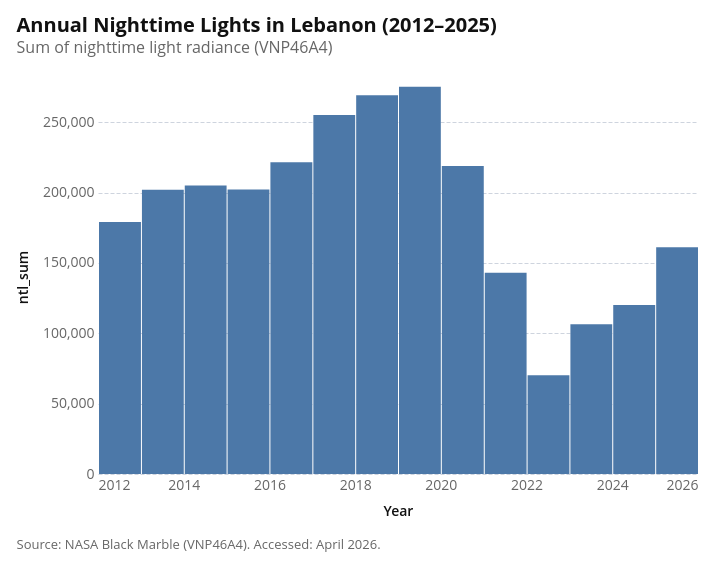

The code cell stored with this chart in its notebook:
### Code cell
attaviz.enable(size="large")

chart = (
    alt.Chart(ntl_adm0_annual)
    .mark_bar()
    .encode(
        x=alt.X("date:T", timeUnit="year", title="Year"),
        y="ntl_sum:Q",
    )
    .properties(
        width=600,
        height=394,
        title=alt.TitleParams(
            text="Annual Nighttime Lights in Lebanon (2012–2025)",
            subtitle="Sum of nighttime light radiance (VNP46A4)",
        ),
    )
)

chart_with_caption = attaviz.add_caption(
    chart, "Source: NASA Black Marble (VNP46A4). Accessed: April 2026."
)
chart_with_caption.show()

### Figure 1 — Vega-Lite specification as saved in the notebook (floating-point values rounded to 4 significant figures)
{"config": {"background": "white", "padding": 16, "mark": {"tooltip": true}, "point": {"filled": true, "size": 60, "stroke": "white", "strokeWidth": 1}, "circle": {"filled": true, "stroke": "white", "strokeWidth": 1}, "square": {"filled": true, "stroke": "white", "strokeWidth": 1}, "line": {"strokeWidth": 4, "strokeCap": "round", "strokeJoin": "round"}, "bar": {"cornerRadiusEnd": 0}, "area": {"opacity": 0.7}, "arc": {"stroke": "white", "strokeWidth": 1}, "rect": {"stroke": "#8A969F", "strokeWidth": 0.5}, "geoshape": {"stroke": "#666666", "strokeWidth": 0.3, "strokeJoin": "round", "strokeCap": "round"}, "title": {"font": "Open Sans, sans-serif", "fontSize": 20, "fontWeight": 700, "lineHeight": 24, "color": "#111111", "anchor": "start", "offset": 24, "subtitleFont": "Open Sans, sans-serif", "subtitleFontSize": 16, "subtitleFontWeight": 400, "subtitleLineHeight": 19, "subtitleColor": "#666666", "subtitlePadding": 4}, "axis": {"domain": false, "grid": true, "gridColor": "#CED4DE", "gridDash": [4, 2], "gridWidth": 1, "labelFont": "Open Sans, sans-serif", "labelFontSize": 14, "labelFontWeight": 400, "labelColor": "#666666", "labelPadding": 4, "tickColor": "#CED4DE", "tickSize": 5, "tickCount": 5, "titleFont": "Open Sans, sans-serif", "titleFontSize": 14, "titleFontWeight": 600, "titleColor": "#111111", "titlePadding": 12}, "axisX": {"grid": false, "tickSize": 0, "labelAngle": 0}, "axisY": {"domain": false, "ticks": false, "gridColor": "#CED4DE", "gridDash": [4, 2], "gridWidth": 1}, "axisQuantitative": {"tickCount": 5}, "axisBand": {"labelPadding": 8, "tickSize": 0}, "axisTemporal": {"grid": false}, "legend": {"labelFont": "Open Sans, sans-serif", "labelFontSize": 14, "labelFontWeight": 600, "labelColor": "#111111", "titleFont": "Open Sans, sans-serif", "titleFontSize": 14, "titleFontWeight": 600, "titleColor": "#111111", "titlePadding": 4, "symbolSize": 196, "symbolStrokeWidth": 0, "padding": 16, "offset": 24, "columnPadding": 24, "orient": "bottom", "labelLimit": 200, "titleLimit": 200}, "view": {"stroke": null, "continuousWidth": 800, "continuousHeight": 533}, "range": {"category": ["#34A7F2", "#FF9800", "#664AB6", "#4EC2C0", "#F3578E", "#081079", "#0C7C68", "#AA0000", "#DDDA21"], "diverging": ["#920000", "#BD6126", "#E3A763", "#EFEFEF", "#80BDE7", "#3587C3", "#025288"], "heatmap": ["#E3F6FD", "#75CCEC", "#089BD4", "#0169A1", "#023B6F"], "ordinal": ["#E3F6FD", "#75CCEC", "#089BD4", "#0169A1", "#023B6F"], "ramp": ["#E3F6FD", "#75CCEC", "#089BD4", "#0169A1", "#023B6F"]}, "scale": {"bandPaddingInner": 0.2, "bandPaddingOuter": 0.1, "pointPadding": 0.5}, "header": {"labelFont": "Open Sans, sans-serif", "labelFontSize": 14, "labelFontWeight": 600, "labelColor": "#111111", "titleFont": "Open Sans, sans-serif", "titleFontSize": 16, "titleFontWeight": 600, "titleColor": "#111111"}, "concat": {"spacing": 20}, "facet": {"spacing": 20}, "selection": {"point": {"on": "click", "clear": "dblclick"}, "interval": {"mark": {"fill": "#0071BC", "fillOpacity": 0.15, "stroke": "#0071BC", "strokeWidth": 1}}}}, "vconcat": [{"mark": {"type": "bar"}, "encoding": {"x": {"field": "date", "timeUnit": "year", "title": "Year", "type": "temporal"}, "y": {"field": "ntl_sum", "type": "quantitative"}}, "height": 394, "title": {"text": "Annual Nighttime Lights in Lebanon (2012–2025)", "subtitle": "Sum of nighttime light radiance (VNP46A4)"}, "width": 600}], "data": {"name": "data-c94e043ce957112f7e1241cb61e05415"}, "title": {"text": "Source: NASA Black Marble (VNP46A4). Accessed: April 2026.", "anchor": "start", "color": "#666666", "font": "Open Sans, sans-serif", "fontSize": 13, "fontWeight": 400, "lineHeight": 20, "offset": 21, "orient": "bottom"}, "$schema": "https://vega.github.io/schema/vega-lite/v6.1.0.json", "datasets": {"data-c94e043ce957112f7e1241cb61e05415": [{"iso2": "LB", "iso3": "LBN", "adm0_name": "Lebanon", "adm0_name1": "لبنان", "adm0_name2": null, "adm0_name3": null, "adm0_pcode": "LB", "valid_on": "2024-11-13", "valid_to": null, "version": "v02", "area_sqkm": 10250.0, "lang": "en", "lang1": "ar", "lang2": null, "lang3": null, "center_lat": 33.87, "center_lon": 35.92, "ntl_sum": 179100.0, "date": "2012-01-01"}, {"iso2": "LB", "iso3": "LBN", "adm0_name": "Lebanon", "adm0_name1": "لبنان", "adm0_name2": null, "adm0_name3": null, "adm0_pcode": "LB", "valid_on": "2024-11-13", "valid_to": null, "version": "v02", "area_sqkm": 10250.0, "lang": "en", "lang1": "ar", "lang2": null, "lang3": null, "center_lat": 33.87, "center_lon": 35.92, "ntl_sum": 202000.0, "date": "2013-01-01"}, {"iso2": "LB", "iso3": "LBN", "adm0_name": "Lebanon", "adm0_name1": "لبنان", "adm0_name2": null, "adm0_name3": null, "adm0_pcode": "LB", "valid_on": "2024-11-13", "valid_to": null, "version": "v02", "area_sqkm": 10250.0, "lang": "en", "lang1": "ar", "lang2": null, "lang3": null, "center_lat": 33.87, "center_lon": 35.92, "ntl_sum": 205000.0, "date": "2014-01-01"}, {"iso2": "LB", "iso3": "LBN", "adm0_name": "Lebanon", "adm0_name1": "لبنان", "adm0_name2": null, "adm0_name3": null, "adm0_pcode": "LB", "valid_on": "2024-11-13", "valid_to": null, "version": "v02", "area_sqkm": 10250.0, "lang": "en", "lang1": "ar", "lang2": null, "lang3": null, "center_lat": 33.87, "center_lon": 35.92, "ntl_sum": 202200.0, "date": "2015-01-01"}, {"iso2": "LB", "iso3": "LBN", "adm0_name": "Lebanon", "adm0_name1": "لبنان", "adm0_name2": null, "adm0_name3": null, "adm0_pcode": "LB", "valid_on": "2024-11-13", "valid_to": null, "version": "v02", "area_sqkm": 10250.0, "lang": "en", "lang1": "ar", "lang2": null, "lang3": null, "center_lat": 33.87, "center_lon": 35.92, "ntl_sum": 221500.0, "date": "2016-01-01"}, {"iso2": "LB", "iso3": "LBN", "adm0_name": "Lebanon", "adm0_name1": "لبنان", "adm0_name2": null, "adm0_name3": null, "adm0_pcode": "LB", "valid_on": "2024-11-13", "valid_to": null, "version": "v02", "area_sqkm": 10250.0, "lang": "en", "lang1": "ar", "lang2": null, "lang3": null, "center_lat": 33.87, "center_lon": 35.92, "ntl_sum": 255100.0, "date": "2017-01-01"}, {"iso2": "LB", "iso3": "LBN", "adm0_name": "Lebanon", "adm0_name1": "لبنان", "adm0_name2": null, "adm0_name3": null, "adm0_pcode": "LB", "valid_on": "2024-11-13", "valid_to": null, "version": "v02", "area_sqkm": 10250.0, "lang": "en", "lang1": "ar", "lang2": null, "lang3": null, "center_lat": 33.87, "center_lon": 35.92, "ntl_sum": 269100.0, "date": "2018-01-01"}, {"iso2": "LB", "iso3": "LBN", "adm0_name": "Lebanon", "adm0_name1": "لبنان", "adm0_name2": null, "adm0_name3": null, "adm0_pcode": "LB", "valid_on": "2024-11-13", "valid_to": null, "version": "v02", "area_sqkm": 10250.0, "lang": "en", "lang1": "ar", "lang2": null, "lang3": null, "center_lat": 33.87, "center_lon": 35.92, "ntl_sum": 275200.0, "date": "2019-01-01"}, {"iso2": "LB", "iso3": "LBN", "adm0_name": "Lebanon", "adm0_name1": "لبنان", "adm0_name2": null, "adm0_name3": null, "adm0_pcode": "LB", "valid_on": "2024-11-13", "valid_to": null, "version": "v02", "area_sqkm": 10250.0, "lang": "en", "lang1": "ar", "lang2": null, "lang3": null, "center_lat": 33.87, "center_lon": 35.92, "ntl_sum": 218900.0, "date": "2020-01-01"}, {"iso2": "LB", "iso3": "LBN", "adm0_name": "Lebanon", "adm0_name1": "لبنان", "adm0_name2": null, "adm0_name3": null, "adm0_pcode": "LB", "valid_on": "2024-11-13", "valid_to": null, "version": "v02", "area_sqkm": 10250.0, "lang": "en", "lang1": "ar", "lang2": null, "lang3": null, "center_lat": 33.87, "center_lon": 35.92, "ntl_sum": 143000.0, "date": "2021-01-01"}, {"iso2": "LB", "iso3": "LBN", "adm0_name": "Lebanon", "adm0_name1": "لبنان", "adm0_name2": null, "adm0_name3": null, "adm0_pcode": "LB", "valid_on": "2024-11-13", "valid_to": null, "version": "v02", "area_sqkm": 10250.0, "lang": "en", "lang1": "ar", "lang2": null, "lang3": null, "center_lat": 33.87, "center_lon": 35.92, "ntl_sum": 70130.0, "date": "2022-01-01"}, {"iso2": "LB", "iso3": "LBN", "adm0_name": "Lebanon", "adm0_name1": "لبنان", "adm0_name2": null, "adm0_name3": null, "adm0_pcode": "LB", "valid_on": "2024-11-13", "valid_to": null, "version": "v02", "area_sqkm": 10250.0, "lang": "en", "lang1": "ar", "lang2": null, "lang3": null, "center_lat": 33.87, "center_lon": 35.92, "ntl_sum": 106400.0, "date": "2023-01-01"}, {"iso2": "LB", "iso3": "LBN", "adm0_name": "Lebanon", "adm0_name1": "لبنان", "adm0_name2": null, "adm0_name3": null, "adm0_pcode": "LB", "valid_on": "2024-11-13", "valid_to": null, "version": "v02", "area_sqkm": 10250.0, "lang": "en", "lang1": "ar", "lang2": null, "lang3": null, "center_lat": 33.87, "center_lon": 35.92, "ntl_sum": 120100.0, "date": "2024-01-01"}, {"iso2": "LB", "iso3": "LBN", "adm0_name": "Lebanon", "adm0_name1": "لبنان", "adm0_name2": null, "adm0_name3": null, "adm0_pcode": "LB", "valid_on": "2024-11-13", "valid_to": null, "version": "v02", "area_sqkm": 10250.0, "lang": "en", "lang1": "ar", "lang2": null, "lang3": null, "center_lat": 33.87, "center_lon": 35.92, "ntl_sum": 161100.0, "date": "2025-01-01"}]}}
